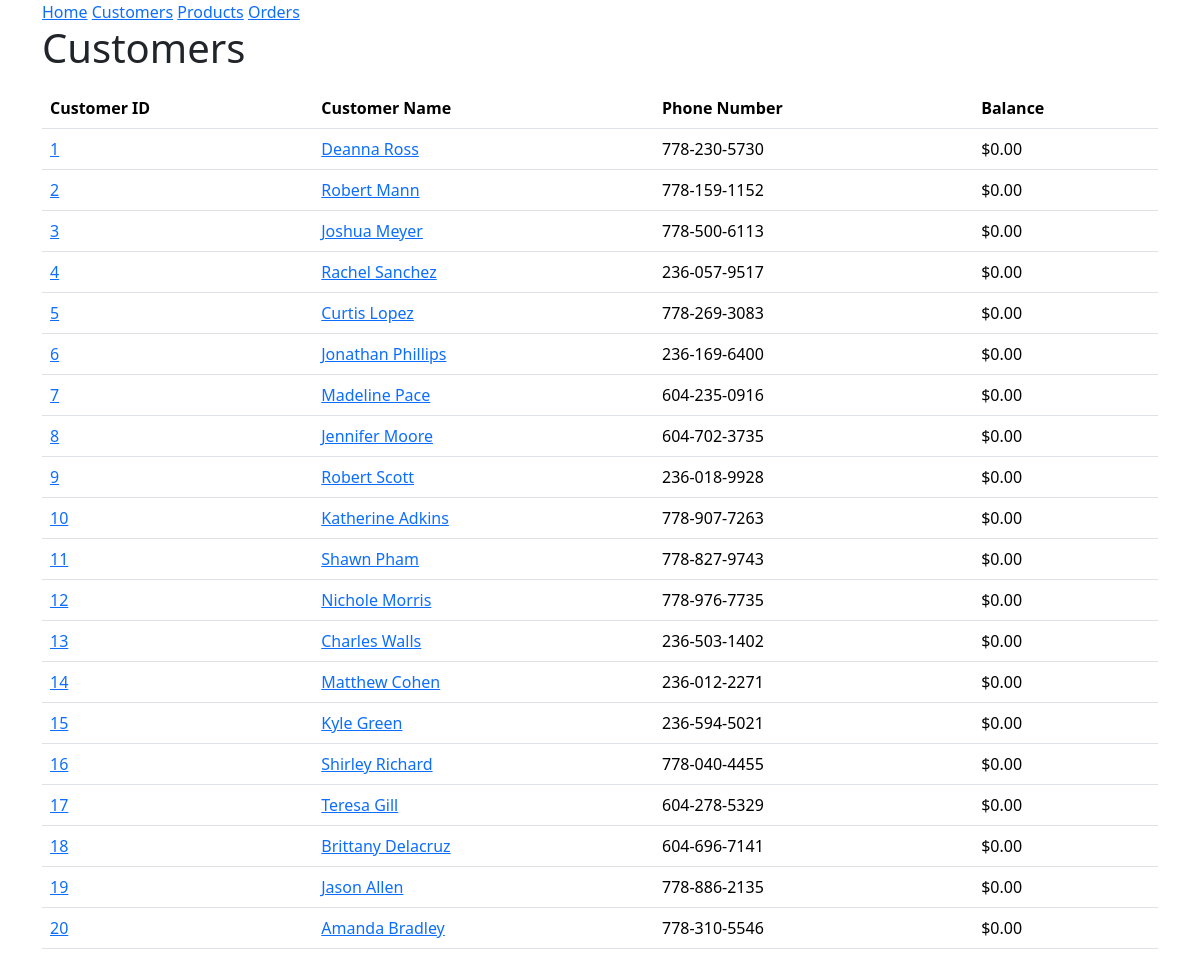
/customers, run on an earlier commit of the app's database.
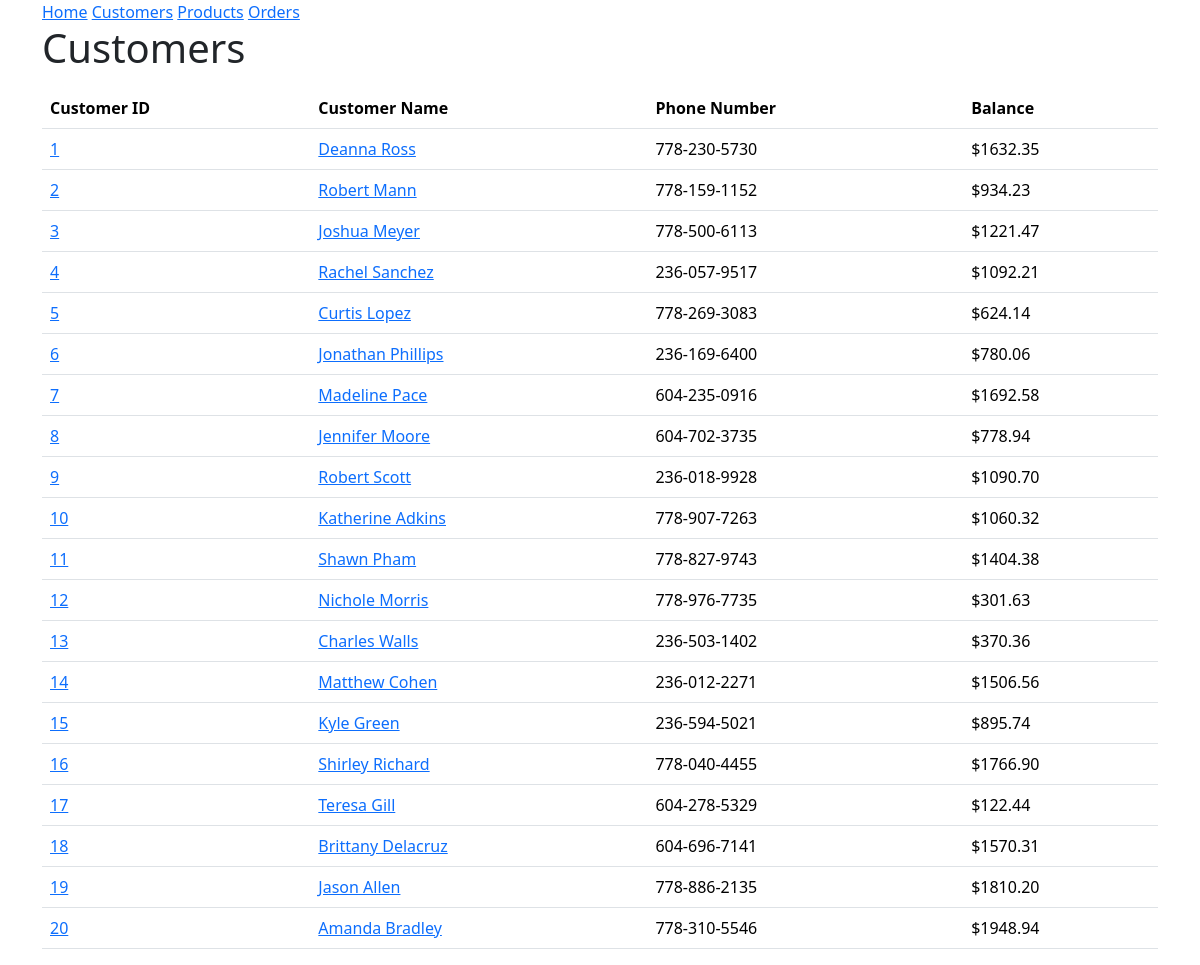
And on a later commit of the database.
### models.py (models this page shows, shortened)
class Customer(db.Model):
 id = mapped_column(Integer, primary_key=True)
 name = mapped_column(String(200), nullable=False, unique=True)
 phone = mapped_column(String(20), nullable=False)
 balance = mapped_column(Numeric, nullable=False, default=0.0)
 orders = relationship("Order")

### routes/endpoint.py (the view)
@endpoint.route('/customers', methods=['GET'])
def get_customers():
    request = db.session.execute(db.select(Customer).order_by(Customer.id))
    customers = []
    for i in request.scalars():
        u = {
            "id": i.id,
            "name": i.name,
            "phone": i.phone,
            "balance": format(i.balance, '.2f')
        }
        customers.append(u)
    return render_template("customers.html", customers=customers)

### templates/customers.html (shortened to what this page needs)
{% extends "base.html" %}
{% block content %}
<h1>Customers</h1>
<table class="table">
    <thead class="thead-dark">
    <th>Customer ID</th>
    <th>Customer Name</th>
    <th>Phone Number</th>
    <th>Balance</th>
{% for customer in customers %}
<p>
    <tr>
    <td><a href="{{ url_for('pages.get_customer', id=customer.id) }}">{{ customer.id }}</a></td>
    <td><a href="{{ url_for('pages.get_customer', id=customer.id) }}">{{ customer.name }}</a></td>
    <td>{{ customer.phone }}</td>
    <td>${{ customer.balance }}</td>
    </tr>
</p>
{% endfor %}
</table>
{% endblock %}

What changed in the data, as far as the page shows it:
changed Customer "Deanna Ross": balance "0.00" → "1632.35"
changed Customer "Robert Mann": balance "0.00" → "934.23"
changed Customer "Joshua Meyer": balance "0.00" → "1221.47"
changed Customer "Rachel Sanchez": balance "0.00" → "1092.21"
changed Customer "Curtis Lopez": balance "0.00" → "624.14"
changed Customer "Jonathan Phillips": balance "0.00" → "780.06"
changed Customer "Madeline Pace": balance "0.00" → "1692.58"
changed Customer "Jennifer Moore": balance "0.00" → "778.94"
changed Customer "Robert Scott": balance "0.00" → "1090.70"
changed Customer "Katherine Adkins": balance "0.00" → "1060.32"
changed Customer "Shawn Pham": balance "0.00" → "1404.38"
changed Customer "Nichole Morris": balance "0.00" → "301.63"
changed Customer "Charles Walls": balance "0.00" → "370.36"
changed Customer "Matthew Cohen": balance "0.00" → "1506.56"
changed Customer "Kyle Green": balance "0.00" → "895.74"
changed Customer "Shirley Richard": balance "0.00" → "1766.90"
changed Customer "Teresa Gill": balance "0.00" → "122.44"
changed Customer "Brittany Delacruz": balance "0.00" → "1570.31"
changed Customer "Jason Allen": balance "0.00" → "1810.20"
changed Customer "Amanda Bradley": balance "0.00" → "1948.94"
